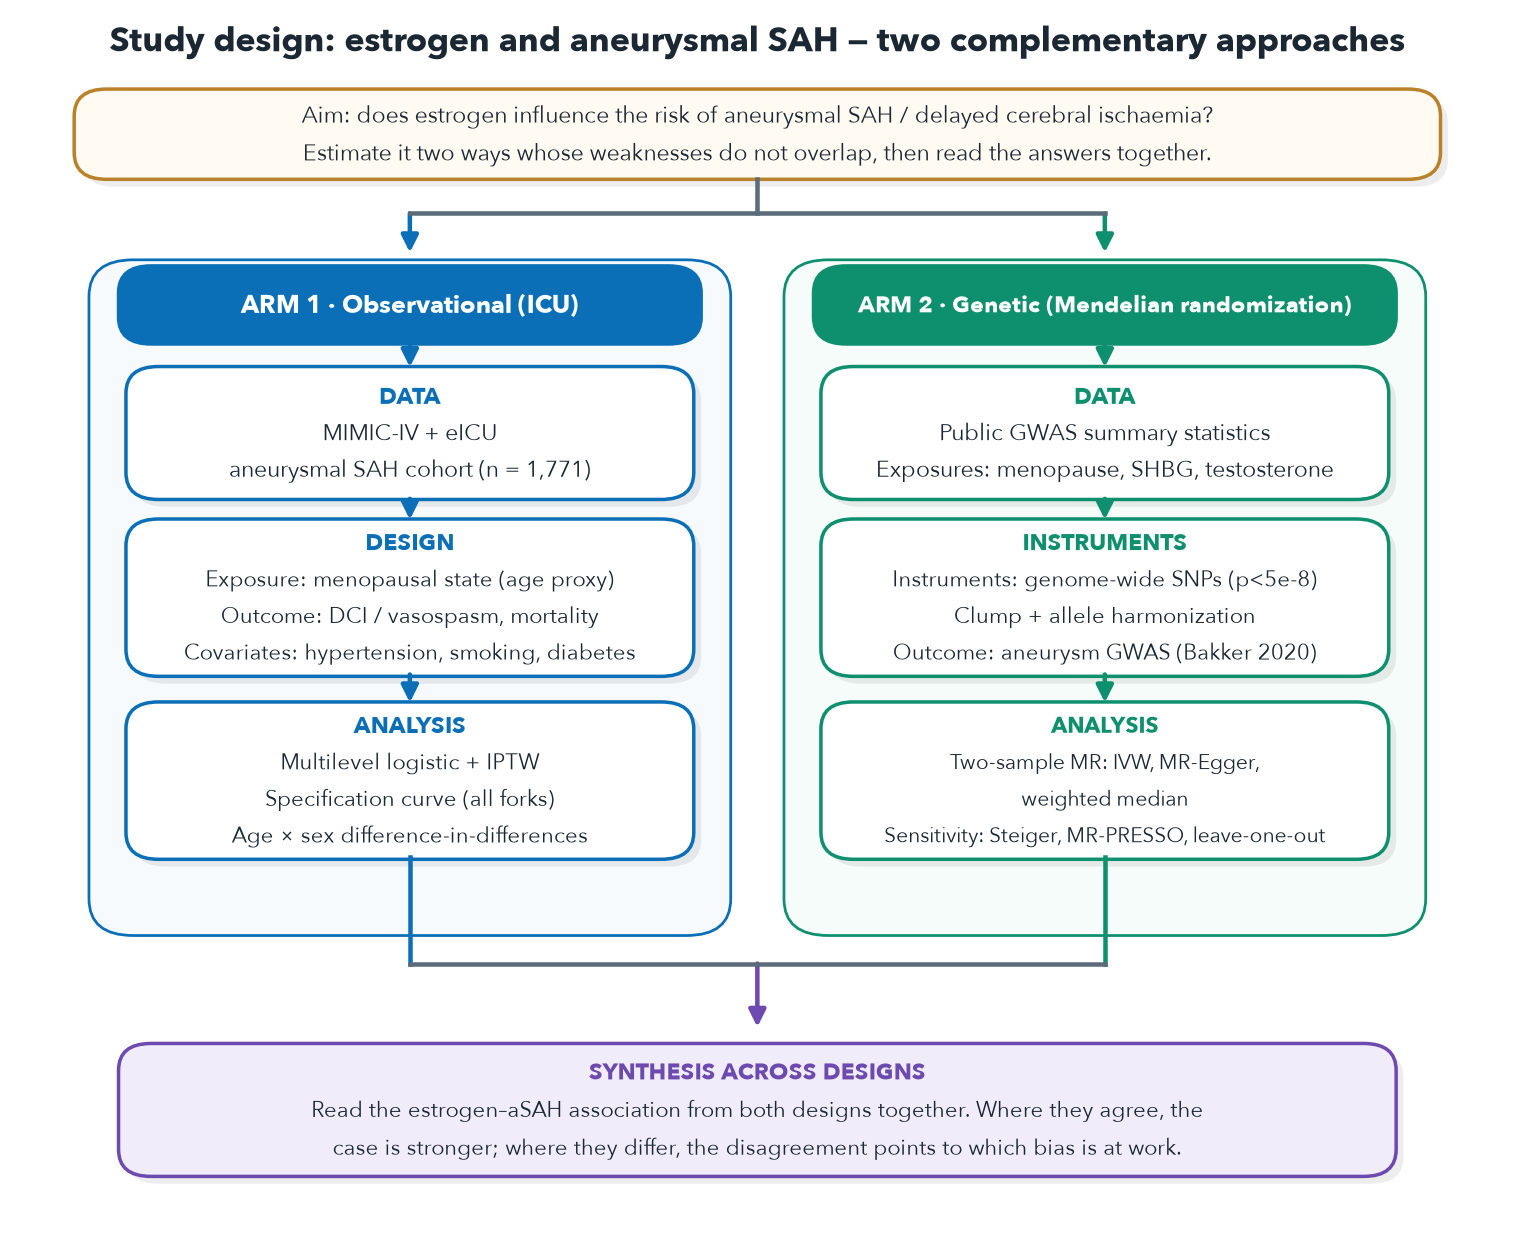

This chart was generated by the following Python code:
"""Methods-only workflow: the two-arm triangulation DESIGN (no results).

Same visual language as triangulation_workflow.py, but shows the analytical
pipeline of each arm and ends at the triangulation step — no effect estimates,
no conclusion.
"""
import matplotlib
matplotlib.use("Agg")
import matplotlib.pyplot as plt
from matplotlib.lines import Line2D
from matplotlib.patches import FancyArrowPatch, FancyBboxPatch

plt.rcParams.update({"font.family": ["Avenir Next", "Arial"], "font.size": 10})

INK = "#1b2733"; MUTE = "#5b6b7a"
BLUE = "#0B6FB8"; BLUE_PANEL = "#F6FAFD"
GREEN = "#0E8F6E"; GREEN_PANEL = "#F5FCF9"
PUR = "#6D4AAF"; PUR_BG = "#F1ECFA"
AMBER = "#B9812A"; AMBER_BG = "#FFFBF2"
SHADOW = (0, 0, 0, 0.07)

fig, ax = plt.subplots(figsize=(10.6, 8.8)); ax.axis("off")
ax.set_xlim(0, 100); ax.set_ylim(0, 100)


def _round(x, y, w, h, fc, ec, lw, rs):
    ax.add_patch(FancyBboxPatch((x - w / 2, y - h / 2), w, h,
                 boxstyle=f"round,pad=0.2,rounding_size={rs}", fc=fc, ec=ec, lw=lw))


def card(x, y, w, h, lines, *, head=None, fc="white", ec=BLUE, tc=INK, head_c=None,
         fs=9.1, lh=3.1, rs=2.2, lw=1.4, shadow=True):
    if shadow:
        _round(x + 0.5, y - 0.6, w, h, SHADOW, "none", 0, rs)
    _round(x, y, w, h, fc, ec, lw, rs)
    items = ([("h", head)] if head else []) + [("b", ln) for ln in lines]
    total = (len(items) - 1) * lh
    top = y + total / 2
    for i, (kind, txt) in enumerate(items):
        yy = top - i * lh
        if kind == "h":
            ax.text(x, yy, txt, ha="center", va="center", fontsize=fs + 0.4,
                    color=head_c or ec, fontweight="bold")
        else:
            ax.text(x, yy, txt, ha="center", va="center", fontsize=fs, color=tc)


def varrow(x, y1, y2, color=MUTE, lw=1.8):
    ax.add_patch(FancyArrowPatch((x, y1), (x, y2), arrowstyle="-|>",
                 mutation_scale=14, color=color, lw=lw, shrinkA=0, shrinkB=0))


# title
ax.text(50, 97.3, "Study design: estrogen and aneurysmal SAH — two complementary approaches",
        ha="center", fontsize=13.5, fontweight="bold", color=INK)

# aim
card(50, 90.5, 92, 7, [
    "Aim: does estrogen influence the risk of aneurysmal SAH / delayed cerebral ischaemia?",
    "Estimate it two ways whose weaknesses do not overlap, then read the answers together."],
    fc=AMBER_BG, ec=AMBER, fs=9.2, lh=3.1)

# top fork
fork_y = 84
ax.add_line(Line2D([50, 50], [86.8, fork_y], color=MUTE, lw=1.8))
ax.add_line(Line2D([26.5, 73.5], [fork_y, fork_y], color=MUTE, lw=1.8))
varrow(26.5, fork_y, 80.8, color=BLUE)
varrow(73.5, fork_y, 80.8, color=GREEN)

# panels
_round(26.5, 52.5, 43, 55, BLUE_PANEL, BLUE, 1.1, 3)
_round(73.5, 52.5, 43, 55, GREEN_PANEL, GREEN, 1.1, 3)

# headers
card(26.5, 76.5, 39, 6, [], head="ARM 1 · Observational (ICU)", fc=BLUE, ec=BLUE,
     head_c="white", fs=9.6, shadow=False)
card(73.5, 76.5, 39, 6, [], head="ARM 2 · Genetic (Mendelian randomization)", fc=GREEN,
     ec=GREEN, head_c="white", fs=8.9, shadow=False)

# --- Arm 1 steps ---
card(26.5, 66, 38, 10.5, [
    "MIMIC-IV + eICU", "aneurysmal SAH cohort (n = 1,771)"],
    head="DATA", fc="white", ec=BLUE, fs=9.0, lh=3.0)
card(26.5, 52.5, 38, 12.5, [
    "Exposure: menopausal state (age proxy)",
    "Outcome: DCI / vasospasm, mortality",
    "Covariates: hypertension, smoking, diabetes"],
    head="DESIGN", fc="white", ec=BLUE, fs=8.8, lh=3.0)
card(26.5, 37.5, 38, 12.5, [
    "Multilevel logistic + IPTW",
    "Specification curve (all forks)",
    "Age × sex difference-in-differences"],
    head="ANALYSIS", fc="white", ec=BLUE, fs=8.8, lh=3.0)

# --- Arm 2 steps ---
card(73.5, 66, 38, 10.5, [
    "Public GWAS summary statistics",
    "Exposures: menopause, SHBG, testosterone"],
    head="DATA", fc="white", ec=GREEN, fs=9.0, lh=3.0)
card(73.5, 52.5, 38, 12.5, [
    "Instruments: genome-wide SNPs (p<5e-8)",
    "Clump + allele harmonization",
    "Outcome: aneurysm GWAS (Bakker 2020)"],
    head="INSTRUMENTS", fc="white", ec=GREEN, fs=8.8, lh=3.0)
card(73.5, 37.5, 38, 12.5, [
    "Two-sample MR: IVW, MR-Egger,",
    "weighted median",
    "Sensitivity: Steiger, MR-PRESSO, leave-one-out"],
    head="ANALYSIS", fc="white", ec=GREEN, fs=8.5, lh=3.0)

# intra-lane arrows
for x, c in [(26.5, BLUE), (73.5, GREEN)]:
    varrow(x, 73.3, 71.4, color=c)   # header -> data
    varrow(x, 60.6, 58.9, color=c)   # data -> design
    varrow(x, 46.2, 43.9, color=c)   # design -> analysis

# merge
rail = 22.5
for x, c in [(26.5, BLUE), (73.5, GREEN)]:
    ax.add_line(Line2D([x, x], [31.2, rail], color=c, lw=1.8))
ax.add_line(Line2D([26.5, 73.5], [rail, rail], color=MUTE, lw=1.8))
varrow(50, rail, 17.3, color=PUR)

# synthesis (design statement, not a result)
card(50, 10.5, 86, 10.5, [
    "Read the estrogen–aSAH association from both designs together. Where they agree, the",
    "case is stronger; where they differ, the disagreement points to which bias is at work."],
    head="SYNTHESIS ACROSS DESIGNS", fc=PUR_BG, ec=PUR, fs=8.8, lh=3.1)

fig.savefig("/Volumes/Niels 2/MIMIC/estrogen-asah-two-designs/paper/figures/study_methods.png",
            dpi=180, bbox_inches="tight", facecolor="white")
print("saved")
